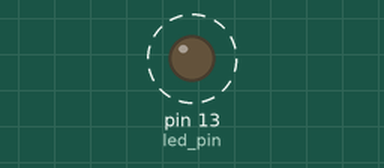
The sketch below on a simulated Arduino Uno, built with avr-gcc and run on an emulated ATmega328P. On the bench: output pins drawn as LEDs (lit = HIGH). Dashed ring = blinking. What the sketch prints to the serial monitor is not drawn.

Above: at 0.5 s.
Timing chart, 0 to 4.6 s (numbered marks = the images above):
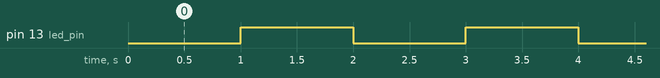

Measured:
- by itself, pin 13 (led_pin): alternates HIGH for 1.0 s and LOW for 1.0 s

The sketch:

Interrupt.ino
```cpp
#include <MsTimer2.h> //MsTimer2 라이브러리: interrupt를 사용하여 일정 주기로 함수 호출

const int led_pin = LED_BUILTIN; //LED_BULLTIN: Arduino 보드에 내장된 LED, 13번과 연결되어 있다.

void flash() //LED를 깜빡이는 동작을 수행하는 함수
{
  static boolean output = HIGH;

  digitalWrite(led_pin, output); //연결된 핀에 output값 출력 >>> LED의 상태 제어

  Serial.print("LED: "); // 시리얼 모니터에 출력
  Serial.println(output); // LED 상태 출력

  output = !output; //변수의 값 반전 >>> LED의 다음 상태를 결정
}

void setup()
{
  pinMode(led_pin, OUTPUT); // 핀을 출력 모드로 설정

  MsTimer2::set(1000, flash); //1000ms 마다 flash 함수 호출
  MsTimer2::start(); //MsTimer2 interrupt 실행

   Serial.begin(9600); // 시리얼 통신 시작
}
void loop()
{

}
```
